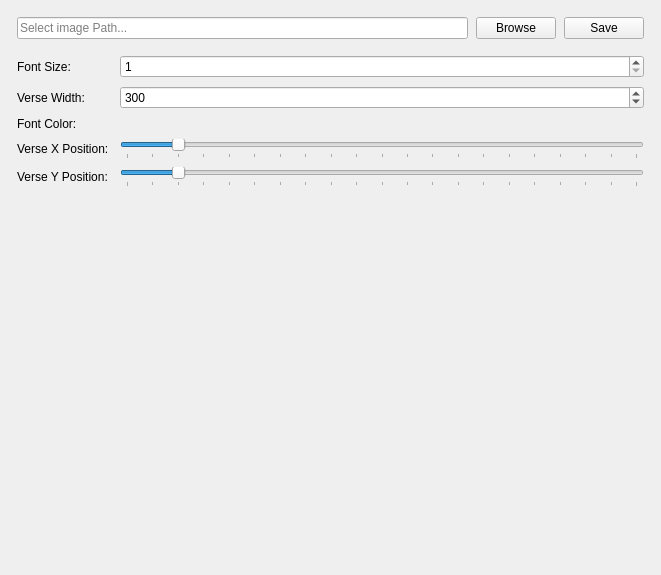
<?xml version="1.0" encoding="UTF-8"?>
<ui version="4.0">
 <class>MainWindow</class>
 <widget class="QMainWindow" name="MainWindow">
  <property name="geometry">
   <rect>
    <x>0</x>
    <y>0</y>
    <width>661</width>
    <height>575</height>
   </rect>
  </property>
  <property name="minimumSize">
   <size>
    <width>661</width>
    <height>575</height>
   </size>
  </property>
  <property name="maximumSize">
   <size>
    <width>661</width>
    <height>575</height>
   </size>
  </property>
  <property name="windowTitle">
   <string>MainWindow</string>
  </property>
  <property name="tabShape">
   <enum>QTabWidget::Rounded</enum>
  </property>
  <widget class="QWidget" name="center_widget">
   <layout class="QHBoxLayout" name="horizontalLayout_4">
    <item>
     <layout class="QVBoxLayout" name="column" stretch="0,0,1">
      <property name="spacing">
       <number>8</number>
      </property>
      <property name="sizeConstraint">
       <enum>QLayout::SetMaximumSize</enum>
      </property>
      <property name="leftMargin">
       <number>8</number>
      </property>
      <property name="topMargin">
       <number>8</number>
      </property>
      <property name="rightMargin">
       <number>8</number>
      </property>
      <property name="bottomMargin">
       <number>8</number>
      </property>
      <item>
       <layout class="QHBoxLayout" name="row1" stretch="1,0,0">
        <item>
         <widget class="QLineEdit" name="path_text">
          <property name="readOnly">
           <bool>true</bool>
          </property>
          <property name="placeholderText">
           <string>Select image Path...</string>
          </property>
          <property name="clearButtonEnabled">
           <bool>false</bool>
          </property>
         </widget>
        </item>
        <item>
         <widget class="QPushButton" name="bowse_button">
          <property name="text">
           <string>Browse</string>
          </property>
         </widget>
        </item>
        <item>
         <widget class="QPushButton" name="save_button">
          <property name="text">
           <string>Save</string>
          </property>
         </widget>
        </item>
       </layout>
      </item>
      <item>
       <layout class="QFormLayout" name="row2">
        <property name="leftMargin">
         <number>0</number>
        </property>
        <property name="topMargin">
         <number>8</number>
        </property>
        <item row="0" column="0">
         <widget class="QLabel" name="font_size_label">
          <property name="text">
           <string>Font Size: </string>
          </property>
         </widget>
        </item>
        <item row="0" column="1">
         <widget class="QSpinBox" name="font_size_selector">
          <property name="minimum">
           <number>1</number>
          </property>
          <property name="maximum">
           <number>96</number>
          </property>
         </widget>
        </item>
        <item row="3" column="1">
         <widget class="QSlider" name="verse_x_slider">
          <property name="maximum">
           <number>20</number>
          </property>
          <property name="singleStep">
           <number>2</number>
          </property>
          <property name="pageStep">
           <number>5</number>
          </property>
          <property name="value">
           <number>2</number>
          </property>
          <property name="sliderPosition">
           <number>2</number>
          </property>
          <property name="orientation">
           <enum>Qt::Horizontal</enum>
          </property>
          <property name="invertedAppearance">
           <bool>false</bool>
          </property>
          <property name="tickPosition">
           <enum>QSlider::TicksBelow</enum>
          </property>
          <property name="tickInterval">
           <number>1</number>
          </property>
         </widget>
        </item>
        <item row="1" column="1">
         <widget class="QSpinBox" name="font_width_selector">
          <property name="minimum">
           <number>10</number>
          </property>
          <property name="maximum">
           <number>1000</number>
          </property>
          <property name="value">
           <number>300</number>
          </property>
         </widget>
        </item>
        <item row="1" column="0">
         <widget class="QLabel" name="font_width_label">
          <property name="text">
           <string>Verse Width: </string>
          </property>
         </widget>
        </item>
        <item row="3" column="0">
         <widget class="QLabel" name="verse_x_label">
          <property name="text">
           <string>Verse X Position:</string>
          </property>
         </widget>
        </item>
        <item row="4" column="0">
         <widget class="QLabel" name="verse_y_label">
          <property name="text">
           <string>Verse Y Position: </string>
          </property>
         </widget>
        </item>
        <item row="4" column="1">
         <widget class="QSlider" name="verse_y_slider">
          <property name="maximum">
           <number>20</number>
          </property>
          <property name="singleStep">
           <number>2</number>
          </property>
          <property name="pageStep">
           <number>5</number>
          </property>
          <property name="value">
           <number>2</number>
          </property>
          <property name="orientation">
           <enum>Qt::Horizontal</enum>
          </property>
          <property name="tickPosition">
           <enum>QSlider::TicksBelow</enum>
          </property>
          <property name="tickInterval">
           <number>1</number>
          </property>
         </widget>
        </item>
        <item row="2" column="0">
         <widget class="QLabel" name="font_color_label">
          <property name="text">
           <string>Font Color: </string>
          </property>
         </widget>
        </item>
        <item row="2" column="1">
         <widget class="QWidget" name="color_picker_widget" native="true"/>
        </item>
       </layout>
      </item>
      <item>
       <layout class="QHBoxLayout" name="row3">
        <item>
         <widget class="QWidget" name="image_background" native="true">
          <property name="styleSheet">
           <string notr="true">image: url(&quot;F:/Programming/Python/change_wallpaper_daily/original.png&quot;)</string>
          </property>
         </widget>
        </item>
       </layout>
      </item>
     </layout>
    </item>
   </layout>
  </widget>
 </widget>
 <resources/>
 <connections/>
</ui>
